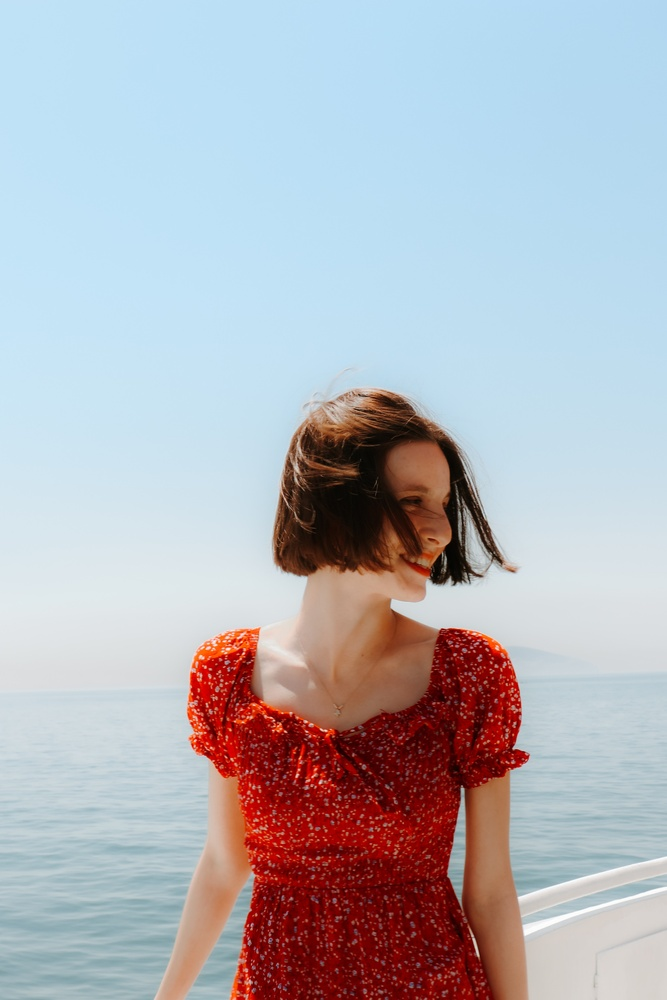
#> input picture human_face.jpg, 667 x 1000 px, shrunk from 3129 x 4693 before the run
$ python 7.photo_to_cartoon.py
#> lines starting #> are read from the running program, lines starting #| are printed output that depends on the picture; after the words box and inside, x2 and y2 are one past the last pixel; in counts of white or black regions, pixels touching at a corner belong together
import cv2
import numpy as np

img = cv2.imread("human_face.jpg")
#> img is the input picture: shape (1000, 667, 3); mean B, G, R 187.5, 180.1, 179.5

gray = cv2.cvtColor(img, cv2.COLOR_BGR2GRAY)
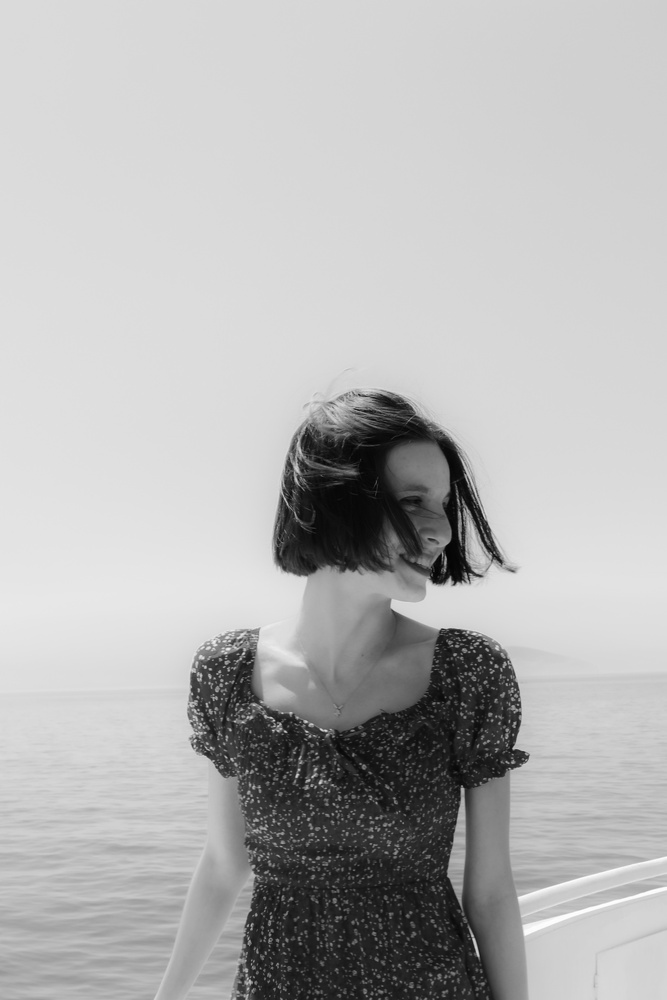
#> gray: shape (1000, 667); min 2, max 255, mean 180.8
gray = cv2.medianBlur(gray, 5)
edges = cv2.adaptiveThreshold(
    gray, 255, cv2.ADAPTIVE_THRESH_MEAN_C, cv2.THRESH_BINARY, 9, 9)
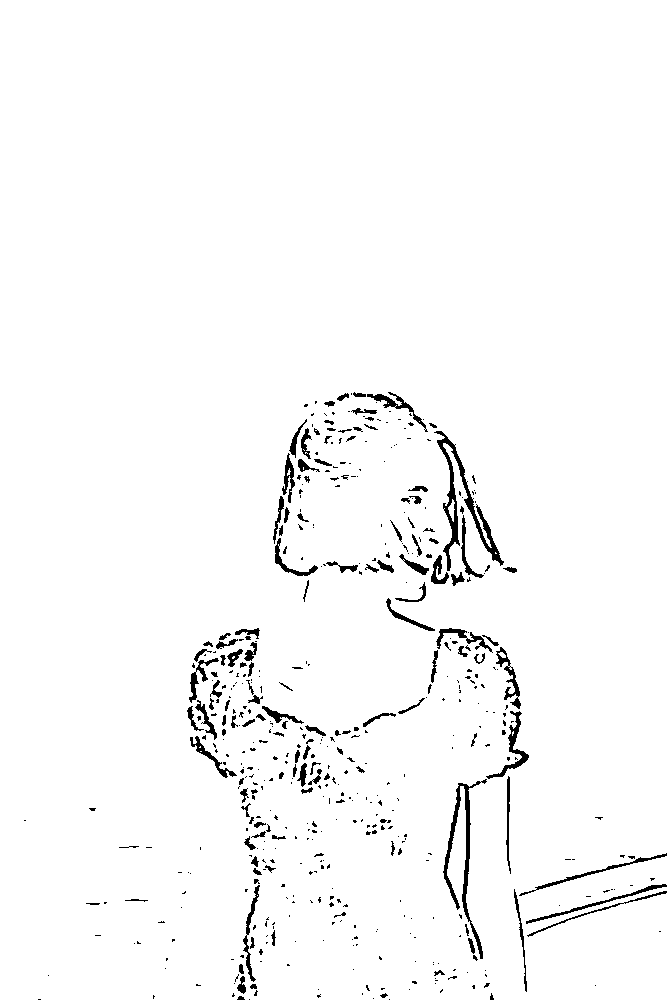
#> edges: shape (1000, 667); 97.5% white; 508 black regions (366 under 20 px), largest, box (x1, y1, x2, y2) and area: (434, 431, 504, 571) 1584, (443, 779, 487, 959) 1231, (486, 711, 529, 779) 500

color = cv2.bilateralFilter(img, 9, 250, 250)
cartoon = cv2.bitwise_and(color, color, mask=edges)
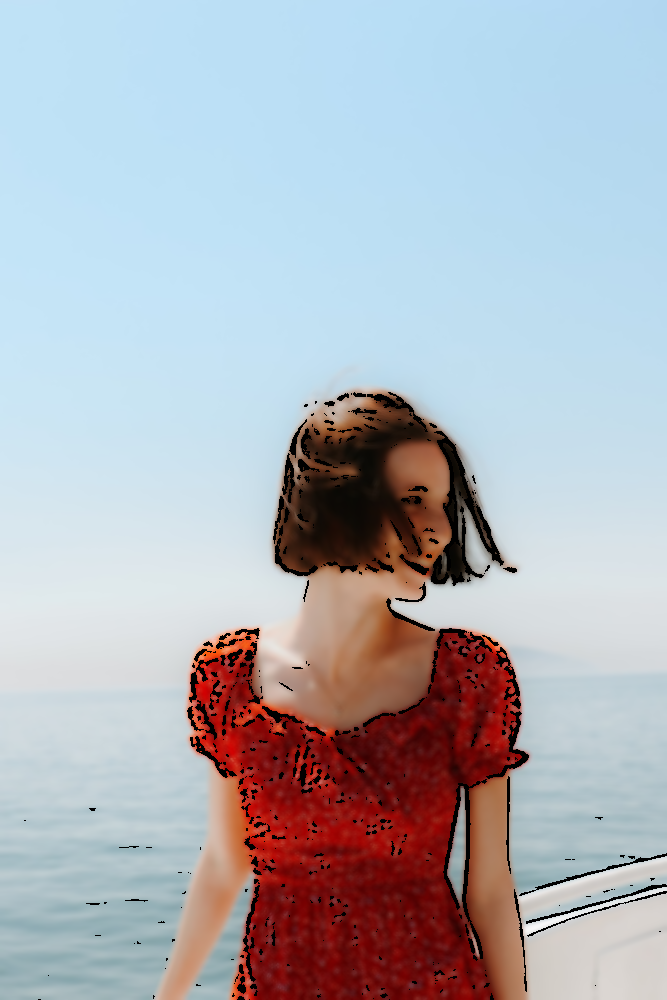
#> cartoon: shape (1000, 667, 3); mean B, G, R 186.1, 178.4, 176

cv2.imshow("Image", img)
cv2.imshow("Cartoon", cartoon)
cv2.waitKey(0)
cv2.destroyAllWindows()
